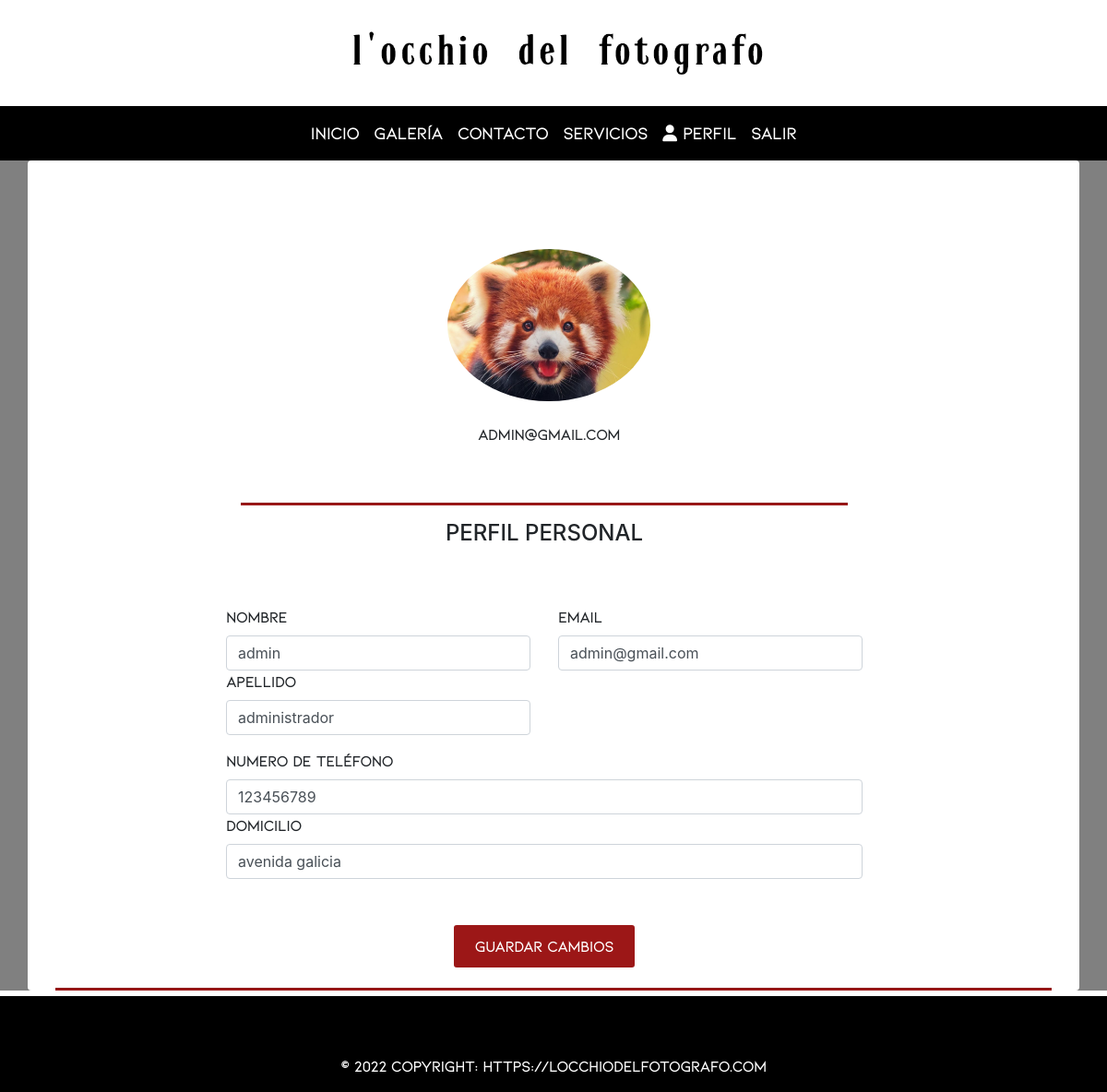
Page /actualizarPerfil.php?id=1 (signed in) on the committed database.
### tables this page shows
CREATE TABLE usuarios(
    ID              BIGINT(20)          NOT NULL AUTO_INCREMENT,
    NOMBRE          VARCHAR(255)        NOT NULL,
    APELLIDOS       VARCHAR(255)        NOT NULL,
    EMAIL           VARCHAR(60)         NOT NULL UNIQUE,
    DIRECCION       VARCHAR(255)        NOT NULL,
    TELEFONO        VARCHAR(9)          NOT NULL UNIQUE,
    CONTRASENHA     VARCHAR(255)     NOT NULL,
    ROL_USUARIO BIGINT(20)          NOT NULL,

    PRIMARY KEY(ID),
    FOREIGN KEY (ROL_USUARIO) REFERENCES Roles(ID)
);

### actualizarPerfil.php (the view, shortened to what this page needs)
<?php
include './config/config.php';
$iduser = $_GET['id'];
$sql = $conexion -> query("SELECT u.id, u.nombre, u.apellidos, u.direccion, u.email, u.telefono, (u.ROL_USUARIO)
as idrol, (r.NOMBRE_ROL) as roles from usuarios u INNER JOIN roles r on u.rol_usuario = r.ID where u.id=$iduser");
$result_sql = $sql -> num_rows;
if ($result_sql == 0) {
    header("Location: profile.php");
} else {
    while ($data = $sql -> fetch_array(MYSQLI_ASSOC)) {
        $nombre = $data['nombre'];
        $apellidos = $data['apellidos'];
        $email = $data['email'];
        $direccion = $data['direccion'];
        $telefono = $data['telefono'];
    }
}
?>
<!DOCTYPE html>
<html lang="en">
<head>
    <link rel="stylesheet" href="css/bootstrap.min.css" />
    <link rel="stylesheet" href="css/fontawesome.min.css" />
    <link rel="stylesheet" href="css/solid.min.css"-+ />
    <link rel="stylesheet" href="css/brands.min.css" />
    <link rel="stylesheet" href="css/styleProfile.css" />
</head>
<body>
    <header class="row">
        <div class="col-12 d-none d-lg-flex flex-column p-2">
            <div class="row">
                <div class="col text-center">
                    <a href="#">
                        <a href="index.php"><img src="images/logo1.png" width="500" style="padding: 20px;" /></a>
                    </a>
                </div>
            </div>
        </div>
        <div class="col-12 p-0" style="background-color: black;">
            <nav class="navbar navbar-expand-lg navbar-light">
                <div class="collapse navbar-collapse" id="navbar-content">
                    <ul class="navbar-nav mr-auto ml-auto" id="textoNav">
                        <li class="nav-item active">
                            <a class="nav-link" href="index.php" id="idA">
                                INICIO
                            </a>
                        </li>
                        <li class="nav-item dropdown">
                            <a href="#" class="nav-link dropdown-toogle" data-toggle="dropdown" id="idA">GALERÍA</a>
                        </li>
                        <li class="nav-item">
                            <a class="nav-link" href="contacto.php" id="idA"> CONTACTO </a>
                        </li>
                        <li class="nav-item">
                            <a class="nav-link" href="servicios.php" id="idA">SERVICIOS </a>
                        </li>
                        <li class="nav-item">
                            <a class="nav-link" href="profile.php" id="idA"> <i class="fa fa-user bigicon"></i> PERFIL </a>
                        </li>
                        <li class="nav-item">
                            <a class="nav-link" href="logout.php" id="idA">SALIR </a>
                        </li>
                    </ul>
                </div>
            </nav>
        </div>
    </header>
    <section class="vh-100" style="background-color: grey;">
        <div class="container rounded bg-white mt-9 mb-9">
            <div class="col">
                <div class="col-md-3" style="margin-left:400px;">
                    <div class="d-flex flex-column align-items-center text-center p-3 py-5">
                        <img class="rounded-circle mt-5" width="220px" src="./images/pandarojo.jpg">
                        <br>
                        <span class="text-black"  style="font-family: Kiona; font-weight:bolder;"><?php echo $_SESSION['username'] ?></span>
                    </div>
                </div>
                <div class="col-md-8" style="margin-left: 170px; margin-top:-50px ">
                    <div class="p-3 py-5">
                        <div class="d-flex-justify-content-between align-items-center mb-3">
                        <hr noshade="noshade"></hr>
                        </div>
                        <h4 class="text-center">PERFIL PERSONAL</h4>
                    </div>
                    <form action="" method="POST">
                    <div class="row mt-2">
                    <div class="col-md-6"><label class="labels">Nombre</label><input type="text" name="nombre"  id="nombre" class="form-control" placeholder="Nombre" value="<?php echo $nombre; ?>"></div>
                        <div class="col-md-6"><label class="labels">Email</label><input type="text" name="email" class="form-control" placeholder="Nombre" value="<?php echo $email; ?>"></div>
                        <div class="col-md-6"><label class="labels">Apellido</label><input type="text" name="apellidos" class="form-control" value="<?php echo $apellidos; ?>" placeholder="Primer Apellido"></div>
                    </div>
                    <div class="row mt-3">
                        <div class="col-md-12"><label class="labels">Numero de Teléfono</label><input type="text" class="form-control" name="telefono" placeholder="introduce el numero de teléfono" value="<?php echo $telefono; ?>"></div>
                        <div class="col-md-12"><label class="labels">Domicilio</label><input type="text" class="form-control" placeholder="dirección" name="direccion" value="<?php echo $direccion; ?>"></div>
                    </div>
                    <div class="mt-5 text-center" style="margin-bottom: 20px;"><input class="boton-perfil" type="submit" value="Guardar Cambios"></input></div>
                    </form>
                </div>
                <hr>
            </div>
        </div>
    </section>
    <footer id="footerProfile" class="text-center text-white fixed-bottom">
        <div class="container p-4"></div>
        <div class="text-center p-3">
            © 2022 Copyright:
            <a class="text-white" href="index.html">https://locchiodelfotografo.com</a>
        </div>
    </footer>
</body>

### css/styleProfile.css (style rules this page uses)
#idA { color: white; font-weight: 600; font-family: Kiona; font-size: 18px; }
#footerProfile { margin-top: -10px; position: relative; bottom: 0; width: 100%; text-align: center; background-color: black; font-family: Kiona; font-weight: bold; }
.boton-perfil { background-color: #9c1717 !important; border-radius: 5px; color: white; border: 2px white solid; width: 200px; height: 50px; font-family: Kiona; font-weight: bolder; }
.labels { font-family: Kiona; font-weight: bolder; }
hr { height: 2px; background-color: #9c1717; }

### rows in the picture
usuarios: nombre "admin", email "admin@gmail.com", apellidos "administrador", telefono "123456789", direccion "avenida galicia"

### other values in the picture
$_SESSION['username'] "admin@gmail.com"
